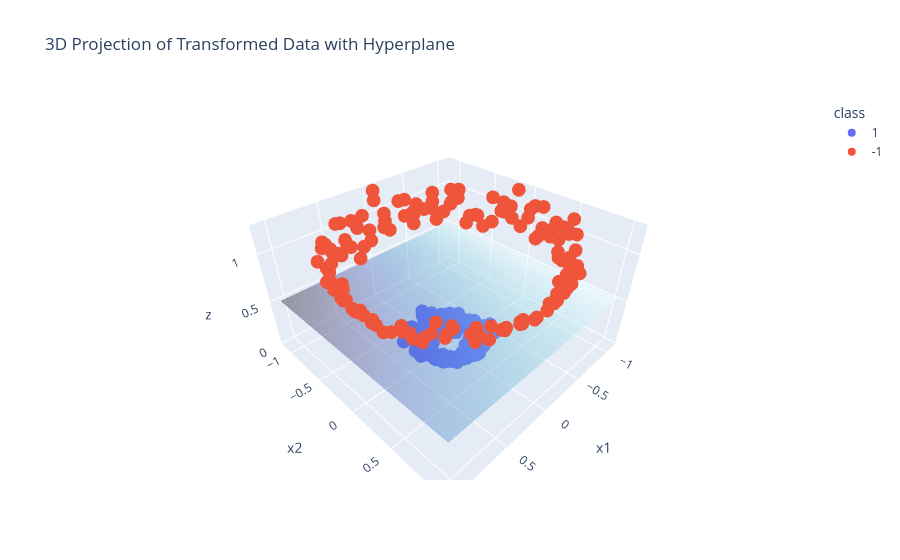

The cell this chart's notebook holds for it:
### Code cell
import plotly.express as px
import plotly.graph_objects as go

# We project the 2D data into 3D using x1^2 + x2^2 for the z-axis
df = pd.DataFrame({
    'x1': X[:, 0],
    'x2': X[:, 1],
    'z': X[:, 0]**2 + X[:, 1]**2,
    'class': y.astype(str)
})

fig = px.scatter_3d(df, x='x1', y='x2', z='z', color='class', title='3D Projection of Transformed Data with Hyperplane')

# The SVM hyperplane equation is: w0*x1 + w1*x2 + w2*x1^2 + w3*x2^2 + w4*x1*x2 + b = 0
# Notice that z = x1^2 + x2^2. We can approximate w2*x1^2 + w3*x2^2 as w_mean * z.
w_mean = (model.w[2] + model.w[3]) / 2

# Create a meshgrid for x1 and x2
x_range = np.linspace(X[:, 0].min(), X[:, 0].max(), 20)
y_range = np.linspace(X[:, 1].min(), X[:, 1].max(), 20)
xx, yy = np.meshgrid(x_range, y_range)

# Calculate the z values for the hyperplane plane: z = (-w0*x1 - w1*x2 - w4*x1*x2 - b) / w_mean
if abs(w_mean) > 1e-5:
    zz = (-model.w[0]*xx - model.w[1]*yy - model.w[4]*xx*yy - model.b) / w_mean
else:
    zz = np.zeros_like(xx)

# Add the hyperplane surface to the figure
fig.add_trace(go.Surface(x=xx, y=yy, z=zz, opacity=0.4, colorscale='Ice', name='Hyperplane', showscale=False))

fig.show()

### Figure 1 — Plotly figure (JSON) as saved in the notebook; plotly's stock layout.template omitted (floating-point values rounded to 4 significant figures; data arrays with more than 128 entries replaced by an {"elided": "..."} marker saying what was removed)
{"data": [{"hovertemplate": "class=1<br>x1=%{x}<br>x2=%{y}<br>z=%{z}<extra></extra>", "legendgroup": "1", "marker": {"color": "#636efa", "symbol": "circle"}, "mode": "markers", "name": "1", "scene": "scene", "showlegend": true, "type": "scatter3d", "x": {"elided": "150 float values"}, "y": {"elided": "150 float values"}, "z": {"elided": "150 float values"}}, {"hovertemplate": "class=-1<br>x1=%{x}<br>x2=%{y}<br>z=%{z}<extra></extra>", "legendgroup": "-1", "marker": {"color": "#EF553B", "symbol": "circle"}, "mode": "markers", "name": "-1", "scene": "scene", "showlegend": true, "type": "scatter3d", "x": {"elided": "150 float values"}, "y": {"elided": "150 float values"}, "z": {"elided": "150 float values"}}, {"colorscale": [[0, "rgb(3, 5, 18)"], [0.09091, "rgb(25, 25, 51)"], [0.1818, "rgb(44, 42, 87)"], [0.2727, "rgb(58, 60, 125)"], [0.3636, "rgb(62, 83, 160)"], [0.4545, "rgb(62, 109, 178)"], [0.5455, "rgb(72, 134, 187)"], [0.6364, "rgb(89, 159, 196)"], [0.7273, "rgb(114, 184, 205)"], [0.8182, "rgb(149, 207, 216)"], [0.9091, "rgb(192, 229, 232)"], [1, "rgb(234, 252, 253)"]], "name": "Hyperplane", "opacity": 0.4, "showscale": false, "type": "surface", "x": {"elided": "20x20 float values"}, "y": {"elided": "20x20 float values"}, "z": {"elided": "20x20 float values"}}], "layout": {"legend": {"title": {"text": "class"}, "tracegroupgap": 0}, "scene": {"domain": {"x": [0, 1], "y": [0, 1]}, "xaxis": {"title": {"text": "x1"}}, "yaxis": {"title": {"text": "x2"}}, "zaxis": {"title": {"text": "z"}}}, "title": {"text": "3D Projection of Transformed Data with Hyperplane"}}}
